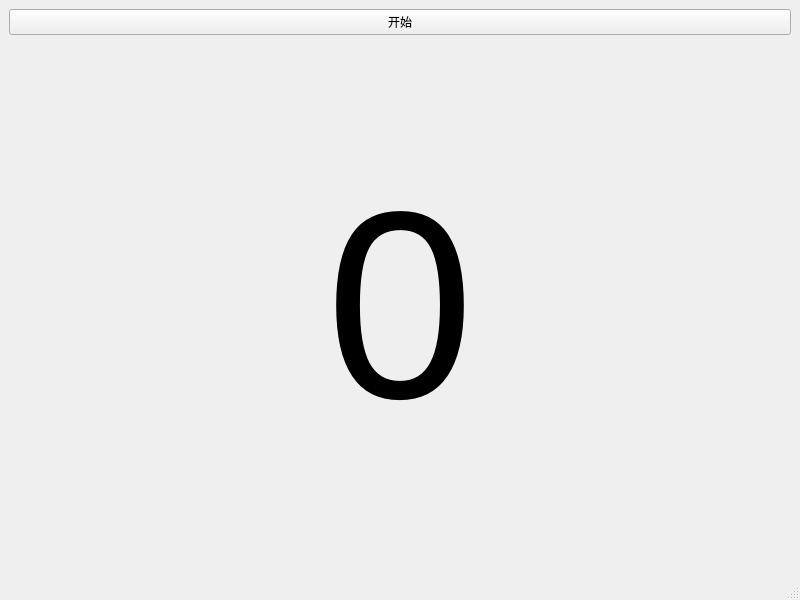
<?xml version="1.0" encoding="UTF-8"?>
<ui version="4.0">
 <class>MainWindow</class>
 <widget class="QMainWindow" name="MainWindow">
  <property name="geometry">
   <rect>
    <x>0</x>
    <y>0</y>
    <width>800</width>
    <height>600</height>
   </rect>
  </property>
  <property name="windowTitle">
   <string>MainWindow</string>
  </property>
  <widget class="QWidget" name="centralwidget">
   <layout class="QVBoxLayout" name="verticalLayout">
    <item>
     <widget class="QPushButton" name="pushButton">
      <property name="text">
       <string>开始</string>
      </property>
     </widget>
    </item>
    <item>
     <widget class="QLabel" name="label">
      <property name="font">
       <font>
        <pointsize>200</pointsize>
       </font>
      </property>
      <property name="text">
       <string>0</string>
      </property>
      <property name="alignment">
       <set>Qt::AlignCenter</set>
      </property>
     </widget>
    </item>
   </layout>
  </widget>
  <widget class="QMenuBar" name="menubar">
   <property name="geometry">
    <rect>
     <x>0</x>
     <y>0</y>
     <width>800</width>
     <height>26</height>
    </rect>
   </property>
  </widget>
  <widget class="QStatusBar" name="statusbar"/>
 </widget>
 <resources/>
 <connections/>
</ui>
